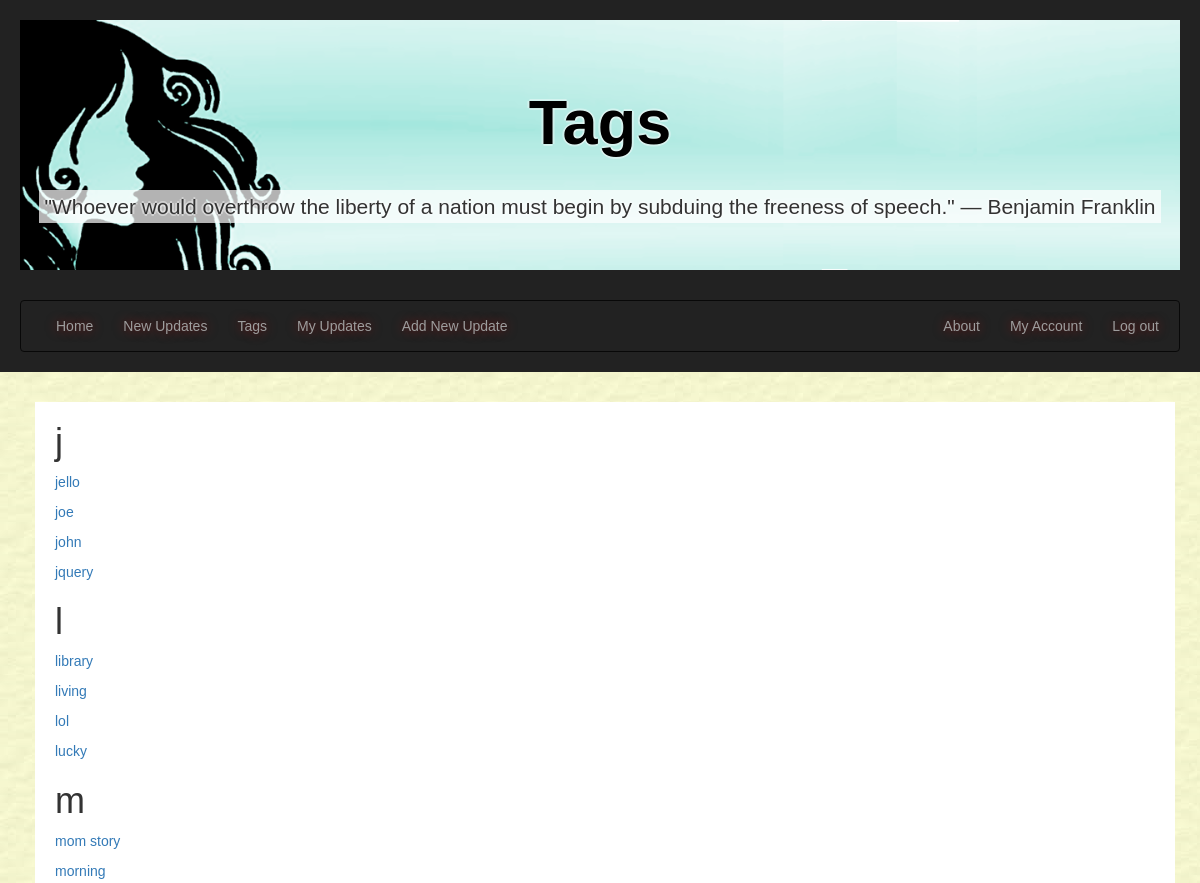
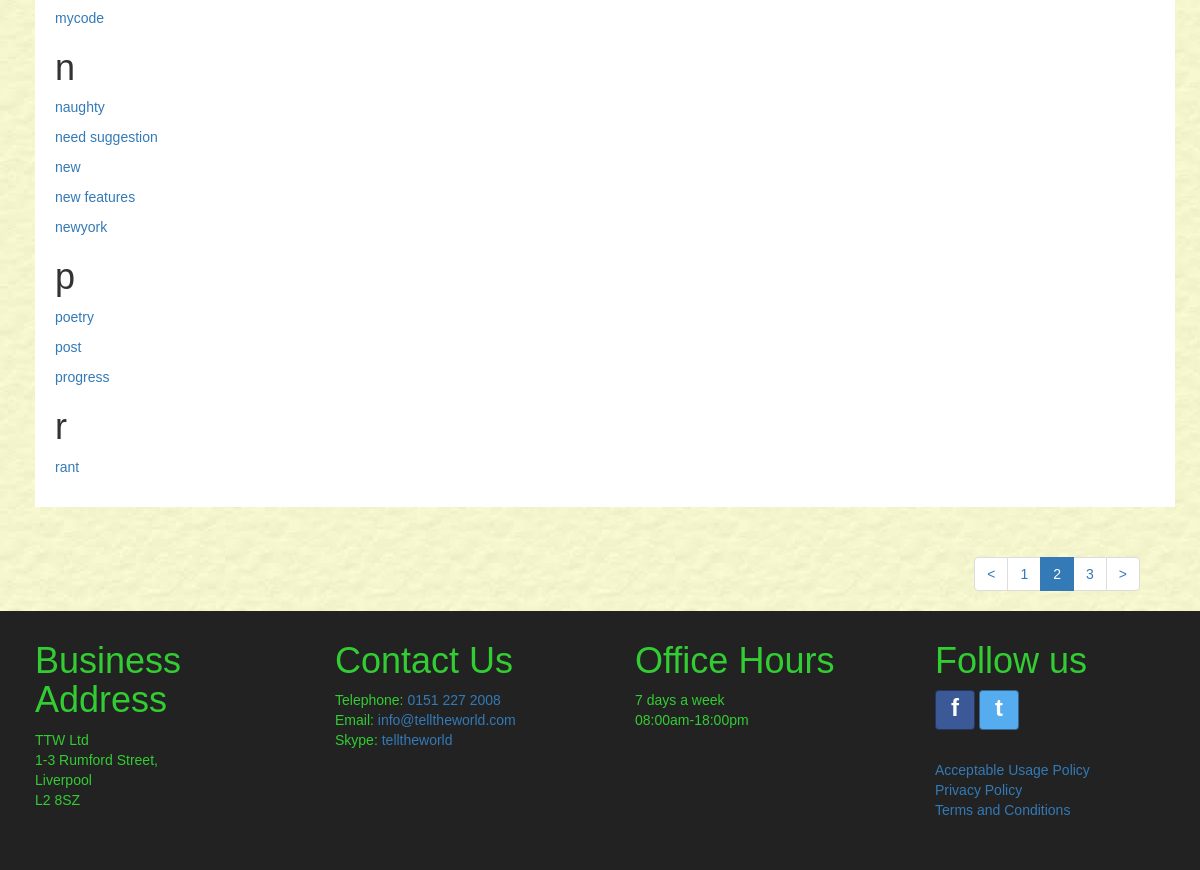
The page /tags/?page=2 (signed in) on the database as committed earlier (2 pictures, top to bottom).
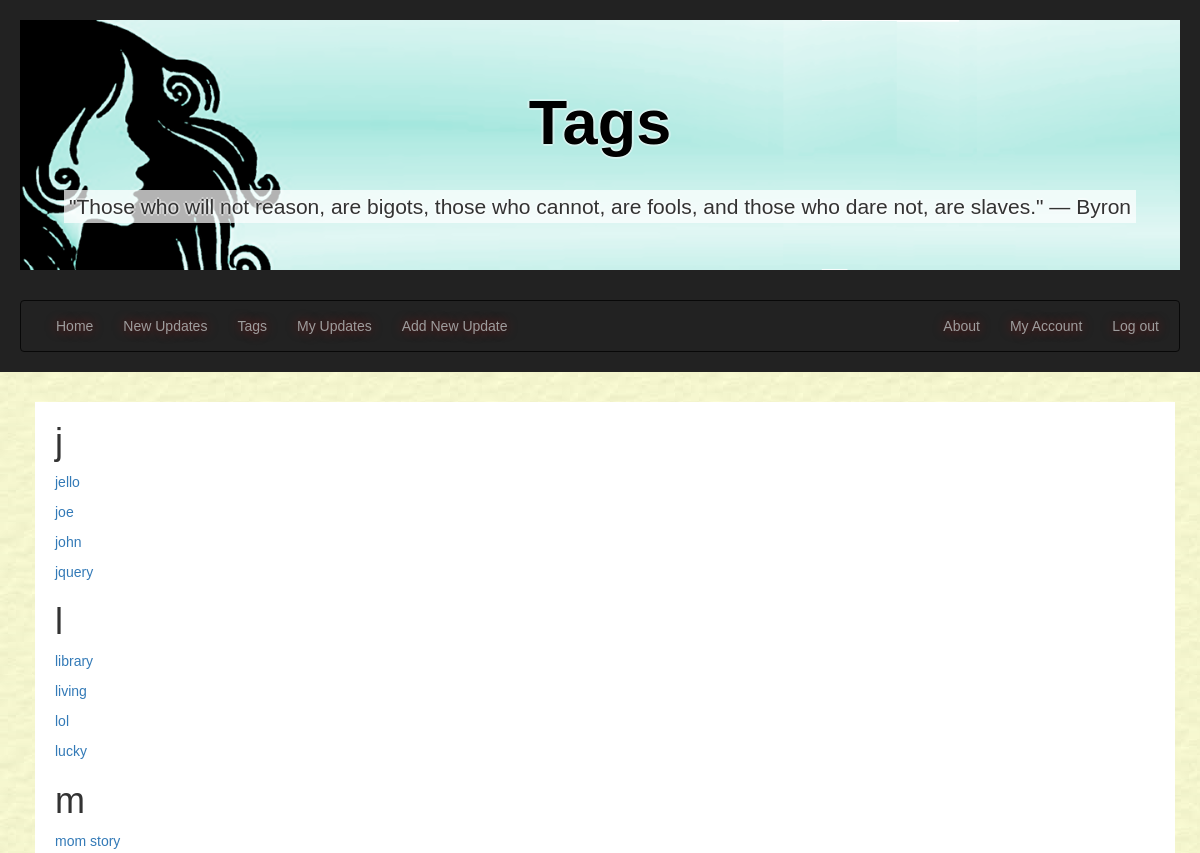
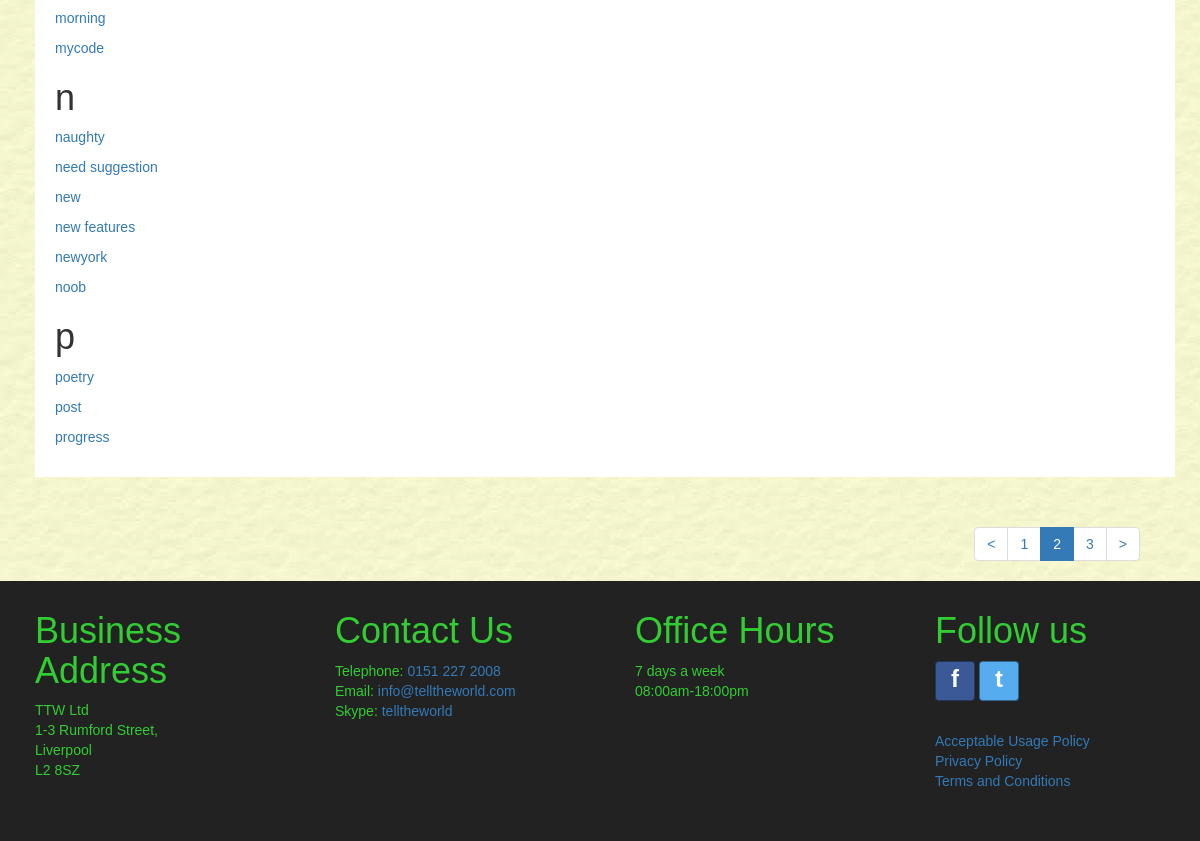
The same page on the database as committed later (2 pictures, top to bottom).
### tellings/models.py (models this page shows, shortened)
class Tag(models.Model):
    tagID = models.AutoField(primary_key=True, db_column='tagID')
    tagName = models.CharField(max_length=15)
    @property
    def first_char(self):
        return self.tagName[0]
    class Meta:
        ordering = ['tagName']
        verbose_name = "Tag"
        verbose_name_plural = "Tags"

### tellings/views.py (the view)
# urls.py: path('tags/', TagListView.as_view(), name='tags'),
class TagListView(LoginRequiredMixin, generic.ListView):
    model = Tag
    paginate_by = 20
    http_method_names = ['get', 'post']
    def get_context_data(self, **kwargs):
        context = super(TagListView, self).get_context_data(**kwargs)
        quote = get_random_quote()
        context['quote'] = quote
        return context

### tellings/templatetags/my_tags.py (called while the page is built)
@register.simple_tag(takes_context=True)
def param_replace(context, **kwargs):
    d = context['request'].GET.copy()
    for k, v in kwargs.items():
        d[k] = v
    for k in [k for k, v in d.items() if not v]:
        del d[k]
    return d.urlencode()

### tellings/views.py (called while the page is built)
def get_random_quote():
    secure_random = random.SystemRandom()
    random_quote = secure_random.choice(random_quotes)
    return _(random_quote)

### tellings/templates/tellings/tag_list.html (shortened to what this page needs)
{% extends 'tellings/base.html' %}
{% block headertitle1 %}Tags{% endblock headertitle1 %}
{% block content %}
  <div class="container-fluid main-content">
    <div class="container allUserUpdates" id="userUpdates">
      <div class="row white-inner-container">
        {% if tag_list %}
          {% regroup tag_list by first_char as first_char_list %}
          {% for sort_by_first_char in first_char_list %}
            <h1>{{ sort_by_first_char.grouper }}</h1>
              {% for item in sort_by_first_char.list %}
                <p>
                  <a href="{% url 'tellings:newupdates' %}?tagName={{ item.tagName }}" name="{{ item.tagName }}">{{ item.tagName }}</a>
                </p>
              {% endfor %}
           {% endfor %}
        {% else %}
          <p>No results found.</p>
        {% endif %}
      </div>
    </div>
  </div>
{% endblock %}

### tellings/templates/tellings/base.html (shortened to what this page needs)
<!DOCTYPE html>
<html lang="en">
<head>
{% load static %}
  <link rel="stylesheet" href="{% static 'tellings/css/bootstrap.min.css' %}">
  <link rel="stylesheet" href="{% static 'tellings/css/bootstrap-tagsinput.css' %}">
  <link rel="stylesheet" href="{% static 'tellings/css/style.css' %}">
</head>
<body>
    <header class="header">
      <div id="title" class="jumbotron jumbotron-fluid">
        <h1>{% block headertitle1 %}Default title 1{% endblock headertitle1 %}</h1>
        {% if quote %}
            <span>{{quote}}</span>
        {% else %}
            <p>Just say it. It needs to be said sometime.</p>
        {% endif %}
      </div>
      <nav class="navbar navbar-inverse">
        <div class="container-fluid">
            {% include "tellings/includes/navbar.html" %}
        </div>
      </nav>
    </header>
    {% block content %}{% endblock %}
    {% block pagination %}
      {% if is_paginated %}
      {% load my_tags %}
      <div id="paginationDiv">
        <ul class="pagination pull-right">
          {% if page_obj.has_previous %}
            <li><a href="?{% param_replace page=page_obj.previous_page_number %}"><</a></li>
          {% else %}
            <li class="disabled"><span><</span></li>
          {% endif %}
          {% for i in paginator.page_range %}
            {% if i <= page_obj.number|add:2 and i >= page_obj.number|add:-2 %}
              {% if page_obj.number == i %}
                <li class="active"><span>{{ i }} <span class="sr-only">(current)</span></span></li>
              {% else %}
                <li><a href="?{% param_replace page=i %}">{{ i }}</a></li>
              {% endif %}
            {% endif %}
          {% endfor %}
          {% if page_obj.has_next %}
            <li><a href="?{% param_replace page=page_obj.next_page_number %}">></a></li>
          {% else %}
            <li class="disabled"><span>></span></li>
          {% endif %}
        </ul>
      </div>
      {% endif %}
    {% endblock %}
    <footer class="footer footerDivs">
      {% include "tellings/includes/footerContents.html" %}
    </footer>
</body>
</html>

### tellings/templates/tellings/includes/navbar.html (shortened to what this page needs)
<ul class="nav navbar-nav">
  <li class="nav-item">
    <a class="nav-link" href="{% url 'tellings:index' %}">Home</a>
  </li>
  {% if user.is_authenticated %}
    <li class="nav-item">
      <a class="nav-link" href="{% url 'tellings:newupdates' %}">New Updates</a>
    </li>
    <li class="nav-item">
      <a class="nav-link" href="{% url 'tellings:tags' %}">Tags</a>
    </li>
    <li class="nav-item">
      <a class="nav-link" href="{% url 'tellings:myupdates' %}">My Updates</a>
    </li>
    <li class="nav-item">
      <a class="nav-link" id="addUpdateBtn" href="javascript:void(0);">Add New Update</a>
    </li>
  {% endif %}
</ul>
<ul class="nav navbar-nav navbar-right">
  <li class="dropdown">
    <a class="dropdown-toggle" data-toggle="dropdown" href="#">About</a>
  {% if user.is_authenticated %}
    <li class="dropdown">
      <a class="dropdown-toggle" data-toggle="dropdown" href="#">My Account</a>
    </li>
    <li class="nav-item">
        <a href="{% url 'logout' %}" onclick="return $.confirm_logout();">Log out</a>
    </li>
  {% endif %}
</ul>

### tellings/templates/tellings/includes/footerContents.html (shortened to what this page needs)
  <div class="col-sm-3 footerDivs">
    <h1>Business Address</h1>
    <p>TTW Ltd<br />1-3 Rumford Street,<br /> Liverpool <br />L2 8SZ</p>
  </div>
  <div class="col-sm-3 footerDivs">
    <h1>Contact Us</h1>
    <p>Telephone: <a href="tel:01512272008">0151 227 2008</a><br />
       Email: <a href="mailto:info@telltheworld.com?Subject=Website%20contact" target="_top">info@telltheworld.com</a><br />
       Skype: <a href="skype:telltheworld?call">telltheworld</a>
	</p>
  </div>
  <div class="col-sm-3 footerDivs">
    <h1>Office Hours</h1>
    <p>7 days a week<br />08:00am-18:00pm</p>
  </div>
  <div class="col-sm-3 footerDivs">
    <h1>Follow us</h1>
    <p>
      <a class="btn btn-icon btn-facebook" href="https://www.facebook.com/westernapproachesHQ/">f</a>
      <a class="btn btn-icon btn-twitter" href="https://twitter.com/WestApproaches">t</a>
    </p>  <br />
    <p>
      <a href="{% url 'tellings:acceptableusage' %}">Acceptable Usage Policy</a><br />
      <a href="{% url 'tellings:privacypolicy' %}">Privacy Policy</a><br />
      <a href="{% url 'tellings:termsandconditions' %}">Terms and Conditions</a>
    </p>
  </div>

### tellings/static/tellings/css/style.css (style rules this page uses)
* { font-family: Arial, Helvetica, sans-serif; margin: 0; padding: 0; color: #333; }
body { background-image: url('../imgs/bgimage.jpg'); }
.header { position: relative; color: #000; text-shadow: -2px 0 rgba(255, 255, 255, 0.4), 0 2px rgba(255, 255, 255, 0.4), 2px 0 rgba(255, 255, 255, 0.4), 0 -2px rgba(255, 255, 255, 0.4); background-color: #222222; padding: 20px; text-align: center; }
.jumbotron { background-image: url('../imgs/ttw.png'); width: 100%; height: 100%; background-size: cover; }
.jumbotron h1 { padding: 10% 0% 3% 0%; }
.jumbotron span { font-size: 1.5em; padding: 5px; background-color: rgba(255,255,255,0.7); }
#title h1 { font-family: Arial, Helvetica, sans-serif; font-weight: bold; margin: 0px; padding-top: 20px; }
.navbar { margin: 0px; margin-bottom: 0px; text-shadow: 0px 0px 11px rgba(232,0,0,0.5); }
.container-fluid { margin: 0px; padding-left: 20px; padding-right: 20px; }
.main-content { min-height: 550px; }
.row { margin:0px; }
.footer { margin: 0px; overflow-y: auto; position: relative; clear: both; margin: 0px; }
.footer h1 { padding-top: 10px; padding-left: 20px; }
.footer p { color: #32CD32; padding-left:20px; }
.footerDivs { color:#32CD32; padding-bottom: 20px; background-color:#222222; margin:0; }
.white-inner-container { margin-top: 30px; margin-bottom: 30px; padding: 20px; padding-top: 0px; background-color: #FFF; }
#paginationDiv { padding-left: 30px; padding-right: 60px; }
.btn-icon { position:relative; padding:0px; color:#FFF; padding:0px; height:40px; width:40px; font-size:24px; font-weight: bold; }
.btn-facebook { background-color:#3B5997; border-color:rgba(0,0,0,0.4); }
.btn-twitter { background-color:#55ACEF; border-color:rgba(0,0,0,0.4); }

Rows that differ between the two databases and show on the page:
no longer on this page (row unchanged): Tag: tagName "rant", shown under "r"
added Tag: tagName "noob", shown under "n"
Other text that changed with them:
{{ quote }}: "\"Whoever would overthrow the liberty of a nation must begin by subduing the freeness of speech.\" ― Benjamin Franklin" → "\"Those who will not reason, are bigots, those who cannot, are fools, and those who dare not, are slaves.\" ― Byron"
list line gone: "r"
